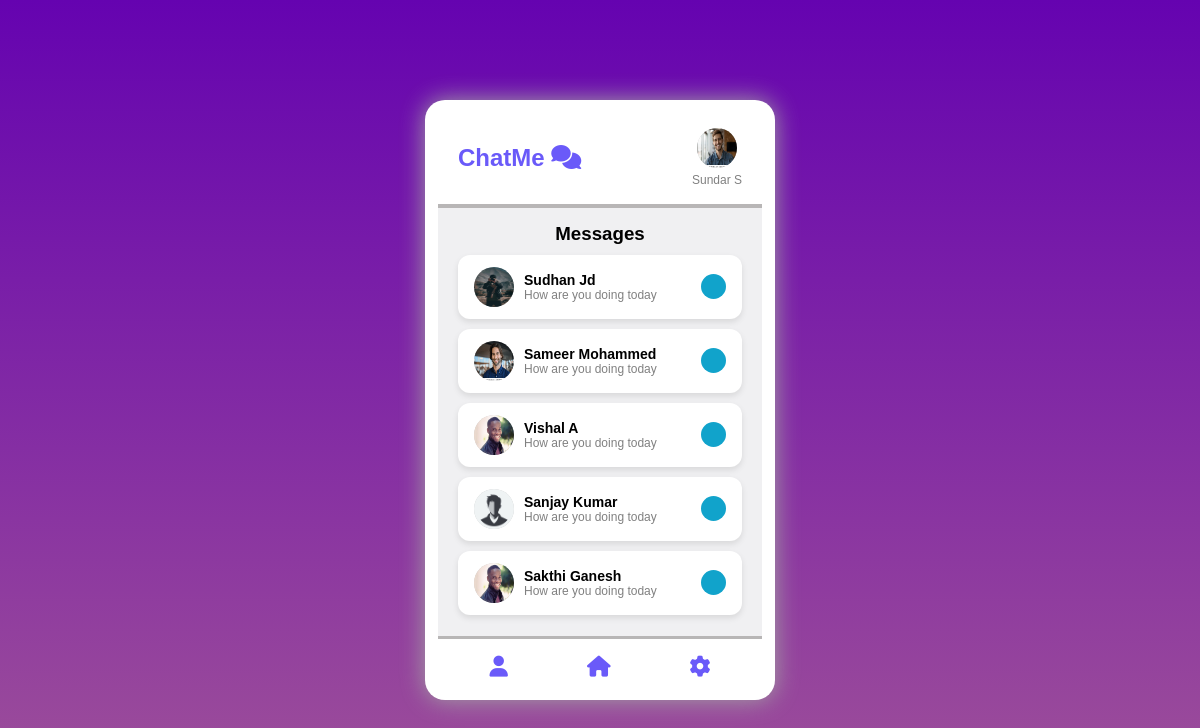
The page /chats/ (signed in) on the database its author committed.
### mychatapp/models.py (models this page shows, shortened)
class Profile(models.Model):
    user = models.OneToOneField(User, on_delete=models.CASCADE)
    name = models.CharField(max_length=100)
    pic = models.ImageField(upload_to="img", blank=True, null=True)
    friends = models.ManyToManyField('Friend', related_name="my_friends")

class Friend(models.Model):
    profile = models.OneToOneField(Profile, on_delete=models.CASCADE)

### mychatapp/views.py (the view)
# urls.py: path('', views.index, name="index" ),
def index(request):
    user = request.user.profile
    friends = user.friends.all()
    context = {"user":user, "friends":friends}
    return render(request, "htmlFiles/index.html", context)

### mychatapp/templates/htmlFiles/index.html (shortened to what this page needs)
{% extends "htmlFiles/base.html" %}
{% block "container" %}
  <div class="container">
    <div class="chat-box">
      <header class="chat-header">
        <h2 class="logo">ChatMe <i class="fas fa-comments"></i></h2>
        <div class="user-info">
          <img src="{{user.pic.url}}" alt="" class="avatar">
          <p>{{user.name}}</p>
        </div>
      </header>
      <div class="messages-area">
        <h3>Messages</h3>
        {% for friend in friends %}
        <a href="{% url 'detail' friend.profile.id %}"  >
          <div class="message-card">
            <img src="{{friend.profile.pic.url}}" alt="" class="avatar">
            <div class="message-content">
              <h4>{{friend.profile.name}}</h4>
              <p>How are you doing today</p>
            </div>
            <div class="message-count"></div>
          </div>
        </a>
        {% endfor %}
      </div>
      <footer class="foot">
        <i class="fas fa-user"></i>
        <i class="fas fa-home"></i>
        <i class="fas fa-cog"></i>
      </footer>
    </div>
  </div>
{% endblock %}

### mychatapp/static/css/style.css (style rules this page uses)
* { margin: 0; padding: 0; box-sizing: border-box; font-family: sans-serif; }
body { background: linear-gradient(#6503b0, #9e5099); display: flex; justify-content: center; align-items: center; height: 100vh; }
.container { width: 350px; }
.logo { color: #6a5af9; font-weight: 700; }
.user-info { text-align: center; }
.user-info p { text-align: center; color: gray; font-size: 12px; line-height: 1.4; }
.message-card { background: #fff; display: flex; align-items: center; justify-content: space-between; padding: 12px 16px; border-radius: 12px; box-shadow: 0 3px 6px rgba(0, 0, 0, 0.1); cursor: pointer; transition: transform 0.2s; }
.avatar { width: 40px; height: 40px; border-radius: 50%; background-color: #ccc; }
.message-content { flex: 1; margin-left: 10px; }
.message-content h4 { font-size: 14px; font-weight: 600; }
.message-content p { font-size: 12px; color: gray; }
.message-count { width: 25px; height: 25px; border-radius: 50%; background-color: #11a3cb; color: white; font-weight: bold; display: flex; justify-content: center; align-items: center; }
.foot { display: flex; justify-content: space-around; align-items: center; padding: 17px 12px 10px 12px; border-top: 3.8px solid #b8b6b6; }
footer i { font-size: 21px; color: #6a5af9; cursor: pointer; transition: 0.3s; }
.chat-box { background-color: white; border-radius: 20px; height: 600px; padding: 13px; display: flex; flex-direction: column; justify-content: space-between; box-shadow: 0 0 25px #a4a4a4; overflow: hidden; }
.chat-header { display: flex; justify-content: space-between; align-items: center; padding: 15px 20px; border-bottom: 4px solid #b8b6b6; }
.messages-area { flex: 1; padding: 15px 20px; display: flex; flex-direction: column; gap: 10px; background: #f0f0f2; overflow-y: auto; }
.messages-area h3 { text-align: center; }
.messages-area a { color: black; text-decoration: none; }

### rows shown on the page
Profile: pic (picture), name "Sundar S"
Friend: profile.pic (picture), profile.name "Sudhan Jd"
Friend: profile.pic (picture), profile.name "Sameer Mohammed"
Friend: profile.pic (picture), profile.name "Vishal A"
Friend: profile.pic (picture), profile.name "Sanjay Kumar"
Friend: profile.pic (picture), profile.name "Sakthi Ganesh"
